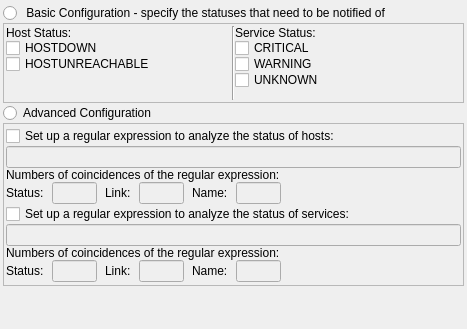
             <widget class="QWidget" name="tabConfigRegExp">
              <attribute name="title">
               <string>Statuses</string>
              </attribute>
              <layout class="QVBoxLayout" name="verticalLayout_8">
               <property name="spacing">
                <number>0</number>
               </property>
               <property name="sizeConstraint">
                <enum>QLayout::SetDefaultConstraint</enum>
               </property>
               <property name="margin">
                <number>3</number>
               </property>
               <item>
                <widget class="QRadioButton" name="rbBaseRegExpConfig">
                 <property name="text">
                  <string> Basic Configuration - specify the statuses that need to be notified of</string>
                 </property>
                </widget>
               </item>
               <item>
                <widget class="QFrame" name="frameBasicRegExpConf">
                 <property name="sizePolicy">
                  <sizepolicy hsizetype="Preferred" vsizetype="Maximum">
                   <horstretch>0</horstretch>
                   <verstretch>0</verstretch>
                  </sizepolicy>
                 </property>
                 <property name="minimumSize">
                  <size>
                   <width>0</width>
                   <height>0</height>
                  </size>
                 </property>
                 <property name="maximumSize">
                  <size>
                   <width>16777215</width>
                   <height>80</height>
                  </size>
                 </property>
                 <property name="frameShape">
                  <enum>QFrame::StyledPanel</enum>
                 </property>
                 <property name="frameShadow">
                  <enum>QFrame::Sunken</enum>
                 </property>
                 <layout class="QHBoxLayout" name="horizontalLayout_13">
                  <property name="spacing">
                   <number>0</number>
                  </property>
                  <property name="margin">
                   <number>2</number>
                  </property>
                  <item>
                   <layout class="QVBoxLayout" name="verticalLayout_12">
                    <property name="spacing">
                     <number>0</number>
                    </property>
                    <item>
                     <widget class="QLabel" name="label_16">
                      <property name="text">
                       <string>Host Status:</string>
                      </property>
                     </widget>
                    </item>
                    <item>
                     <widget class="QCheckBox" name="cbHostDownStat">
                      <property name="maximumSize">
                       <size>
                        <width>16777215</width>
                        <height>16</height>
                       </size>
                      </property>
                      <property name="text">
                       <string>HOSTDOWN</string>
                      </property>
                     </widget>
                    </item>
                    <item>
                     <widget class="QCheckBox" name="cbHostUnreachStat">
                      <property name="maximumSize">
                       <size>
                        <width>16777215</width>
                        <height>16</height>
                       </size>
                      </property>
                      <property name="text">
                       <string>HOSTUNREACHABLE</string>
                      </property>
                     </widget>
                    </item>
                    <item>
                     <spacer name="verticalSpacer_5">
                      <property name="orientation">
                       <enum>Qt::Vertical</enum>
                      </property>
                      <property name="sizeType">
                       <enum>QSizePolicy::MinimumExpanding</enum>
                      </property>
                      <property name="sizeHint" stdset="0">
                       <size>
                        <width>20</width>
                        <height>40</height>
                       </size>
                      </property>
                     </spacer>
                    </item>
                   </layout>
                  </item>
                  <item>
                   <widget class="Line" name="line_4">
                    <property name="orientation">
                     <enum>Qt::Vertical</enum>
                    </property>
                   </widget>
                  </item>
                  <item>
                   <layout class="QVBoxLayout" name="verticalLayout_13">
                    <property name="spacing">
                     <number>0</number>
                    </property>
                    <item>
                     <widget class="QLabel" name="label_17">
                      <property name="text">
                       <string>Service Status:</string>
                      </property>
                     </widget>
                    </item>
                    <item>
                     <widget class="QCheckBox" name="cbServiceCritStat">
                      <property name="maximumSize">
                       <size>
                        <width>16777215</width>
                        <height>16</height>
                       </size>
                      </property>
                      <property name="text">
                       <string>CRITICAL</string>
                      </property>
                     </widget>
                    </item>
                    <item>
                     <widget class="QCheckBox" name="cbServiceWarnStat">
                      <property name="maximumSize">
                       <size>
                        <width>16777215</width>
                        <height>16</height>
                       </size>
                      </property>
                      <property name="text">
                       <string>WARNING</string>
                      </property>
                     </widget>
                    </item>
                    <item>
                     <widget class="QCheckBox" name="cbServiceUnknownStat">
                      <property name="maximumSize">
                       <size>
                        <width>16777215</width>
                        <height>16</height>
                       </size>
                      </property>
                      <property name="text">
                       <string>UNKNOWN</string>
                      </property>
                     </widget>
                    </item>
                    <item>
                     <spacer name="verticalSpacer_6">
                      <property name="orientation">
                       <enum>Qt::Vertical</enum>
                      </property>
                      <property name="sizeHint" stdset="0">
                       <size>
                        <width>20</width>
                        <height>40</height>
                       </size>
                      </property>
                     </spacer>
                    </item>
                   </layout>
                  </item>
                 </layout>
                </widget>
               </item>
               <item>
                <widget class="QRadioButton" name="rbExpertRegExpConfig">
                 <property name="text">
                  <string>Advanced Configuration</string>
                 </property>
                </widget>
               </item>
               <item>
                <widget class="QFrame" name="frameExpertRegExpConf">
                 <property name="frameShape">
                  <enum>QFrame::StyledPanel</enum>
                 </property>
                 <property name="frameShadow">
                  <enum>QFrame::Sunken</enum>
                 </property>
                 <layout class="QVBoxLayout" name="verticalLayout_7">
                  <property name="spacing">
                   <number>0</number>
                  </property>
                  <property name="leftMargin">
                   <number>2</number>
                  </property>
                  <property name="topMargin">
                   <number>2</number>
                  </property>
                  <property name="rightMargin">
                   <number>2</number>
                  </property>
                  <property name="bottomMargin">
                   <number>3</number>
                  </property>
                  <item>
                   <widget class="QCheckBox" name="cbHostsRegExp">
                    <property name="text">
                     <string>Set up a regular expression to analyze the status of hosts:</string>
                    </property>
                   </widget>
                  </item>
                  <item>
                   <widget class="QLineEdit" name="edHostsRegExp">
                    <property name="enabled">
                     <bool>false</bool>
                    </property>
                    <property name="text">
                     <string/>
                    </property>
                   </widget>
                  </item>
                  <item>
                   <widget class="QLabel" name="label_8">
                    <property name="text">
                     <string>Numbers of coincidences of the regular expression:</string>
                    </property>
                   </widget>
                  </item>
                  <item>
                   <layout class="QHBoxLayout" name="horizontalLayout_11">
                    <property name="spacing">
                     <number>8</number>
                    </property>
                    <property name="sizeConstraint">
                     <enum>QLayout::SetDefaultConstraint</enum>
                    </property>
                    <item>
                     <widget class="QLabel" name="label_9">
                      <property name="text">
                       <string>Status:</string>
                      </property>
                     </widget>
                    </item>
                    <item>
                     <widget class="QLineEdit" name="edHostStatRxPos">
                      <property name="enabled">
                       <bool>false</bool>
                      </property>
                      <property name="sizePolicy">
                       <sizepolicy hsizetype="Preferred" vsizetype="Fixed">
                        <horstretch>0</horstretch>
                        <verstretch>0</verstretch>
                       </sizepolicy>
                      </property>
                      <property name="minimumSize">
                       <size>
                        <width>0</width>
                        <height>0</height>
                       </size>
                      </property>
                      <property name="maximumSize">
                       <size>
                        <width>45</width>
                        <height>16777215</height>
                       </size>
                      </property>
                      <property name="inputMask">
                       <string>0; </string>
                      </property>
                     </widget>
                    </item>
                    <item>
                     <widget class="QLabel" name="label_11">
                      <property name="text">
                       <string>Link:</string>
                      </property>
                     </widget>
                    </item>
                    <item>
                     <widget class="QLineEdit" name="edHostLinkRxPos">
                      <property name="enabled">
                       <bool>false</bool>
                      </property>
                      <property name="sizePolicy">
                       <sizepolicy hsizetype="Preferred" vsizetype="Fixed">
                        <horstretch>0</horstretch>
                        <verstretch>0</verstretch>
                       </sizepolicy>
                      </property>
                      <property name="maximumSize">
                       <size>
                        <width>45</width>
                        <height>16777215</height>
                       </size>
                      </property>
                      <property name="inputMask">
                       <string>0; </string>
                      </property>
                     </widget>
                    </item>
                    <item>
                     <widget class="QLabel" name="label_10">
                      <property name="text">
                       <string>Name:</string>
                      </property>
                     </widget>
                    </item>
                    <item>
                     <widget class="QLineEdit" name="edHostNameRxPos">
                      <property name="enabled">
                       <bool>false</bool>
                      </property>
                      <property name="sizePolicy">
                       <sizepolicy hsizetype="Preferred" vsizetype="Fixed">
                        <horstretch>0</horstretch>
                        <verstretch>0</verstretch>
                       </sizepolicy>
                      </property>
                      <property name="maximumSize">
                       <size>
                        <width>45</width>
                        <height>16777215</height>
                       </size>
                      </property>
                      <property name="inputMask">
                       <string>0; </string>
                      </property>
                     </widget>
                    </item>
                    <item>
                     <spacer name="horizontalSpacer_4">
                      <property name="orientation">
                       <enum>Qt::Horizontal</enum>
                      </property>
                      <property name="sizeType">
                       <enum>QSizePolicy::MinimumExpanding</enum>
                      </property>
                      <property name="sizeHint" stdset="0">
                       <size>
                        <width>180</width>
                        <height>20</height>
                       </size>
                      </property>
                     </spacer>
                    </item>
                   </layout>
                  </item>
                  <item>
                   <widget class="QCheckBox" name="cbSrvcsRegExp">
                    <property name="text">
                     <string>Set up a regular expression to analyze the status of services:</string>
                    </property>
                   </widget>
                  </item>
                  <item>
                   <widget class="QLineEdit" name="edSrvcsRegExp">
                    <property name="enabled">
                     <bool>false</bool>
                    </property>
                   </widget>
                  </item>
                  <item>
                   <widget class="QLabel" name="label_15">
                    <property name="text">
                     <string>Numbers of coincidences of the regular expression:</string>
                    </property>
                   </widget>
                  </item>
                  <item>
                   <layout class="QHBoxLayout" name="horizontalLayout_12">
                    <property name="spacing">
                     <number>8</number>
                    </property>
                    <item>
                     <widget class="QLabel" name="label_14">
                      <property name="text">
                       <string>Status:</string>
                      </property>
                     </widget>
                    </item>
                    <item>
                     <widget class="QLineEdit" name="edSrvStatRxPos">
                      <property name="enabled">
                       <bool>false</bool>
                      </property>
                      <property name="sizePolicy">
                       <sizepolicy hsizetype="Preferred" vsizetype="Fixed">
                        <horstretch>0</horstretch>
                        <verstretch>0</verstretch>
                       </sizepolicy>
                      </property>
                      <property name="maximumSize">
                       <size>
                        <width>45</width>
                        <height>16777215</height>
                       </size>
                      </property>
                      <property name="inputMask">
                       <string>0; </string>
                      </property>
                     </widget>
                    </item>
                    <item>
                     <widget class="QLabel" name="label_12">
                      <property name="text">
                       <string>Link:</string>
                      </property>
                     </widget>
                    </item>
                    <item>
                     <widget class="QLineEdit" name="edSrvLinkRxPos">
                      <property name="enabled">
                       <bool>false</bool>
                      </property>
                      <property name="sizePolicy">
                       <sizepolicy hsizetype="Preferred" vsizetype="Fixed">
                        <horstretch>0</horstretch>
                        <verstretch>0</verstretch>
                       </sizepolicy>
                      </property>
                      <property name="maximumSize">
                       <size>
                        <width>45</width>
                        <height>16777215</height>
                       </size>
                      </property>
                      <property name="inputMask">
                       <string>0; </string>
                      </property>
                     </widget>
                    </item>
                    <item>
                     <widget class="QLabel" name="label_13">
                      <property name="text">
                       <string>Name:</string>
                      </property>
                     </widget>
                    </item>
                    <item>
                     <widget class="QLineEdit" name="edSrvNameRxPos">
                      <property name="enabled">
                       <bool>false</bool>
                      </property>
                      <property name="sizePolicy">
                       <sizepolicy hsizetype="Preferred" vsizetype="Fixed">
                        <horstretch>0</horstretch>
                        <verstretch>0</verstretch>
                       </sizepolicy>
                      </property>
                      <property name="maximumSize">
                       <size>
                        <width>45</width>
                        <height>16777215</height>
                       </size>
                      </property>
                      <property name="inputMask">
                       <string>0; </string>
                      </property>
                     </widget>
                    </item>
                    <item>
                     <spacer name="horizontalSpacer_11">
                      <property name="orientation">
                       <enum>Qt::Horizontal</enum>
                      </property>
                      <property name="sizeType">
                       <enum>QSizePolicy::MinimumExpanding</enum>
                      </property>
                      <property name="sizeHint" stdset="0">
                       <size>
                        <width>180</width>
                        <height>20</height>
                       </size>
                      </property>
                     </spacer>
                    </item>
                   </layout>
                  </item>
                 </layout>
                </widget>
               </item>
               <item>
                <spacer name="verticalSpacer_3">
                 <property name="orientation">
                  <enum>Qt::Vertical</enum>
                 </property>
                 <property name="sizeHint" stdset="0">
                  <size>
                   <width>20</width>
                   <height>40</height>
                  </size>
                 </property>
                </spacer>
               </item>
              </layout>
             </widget>
